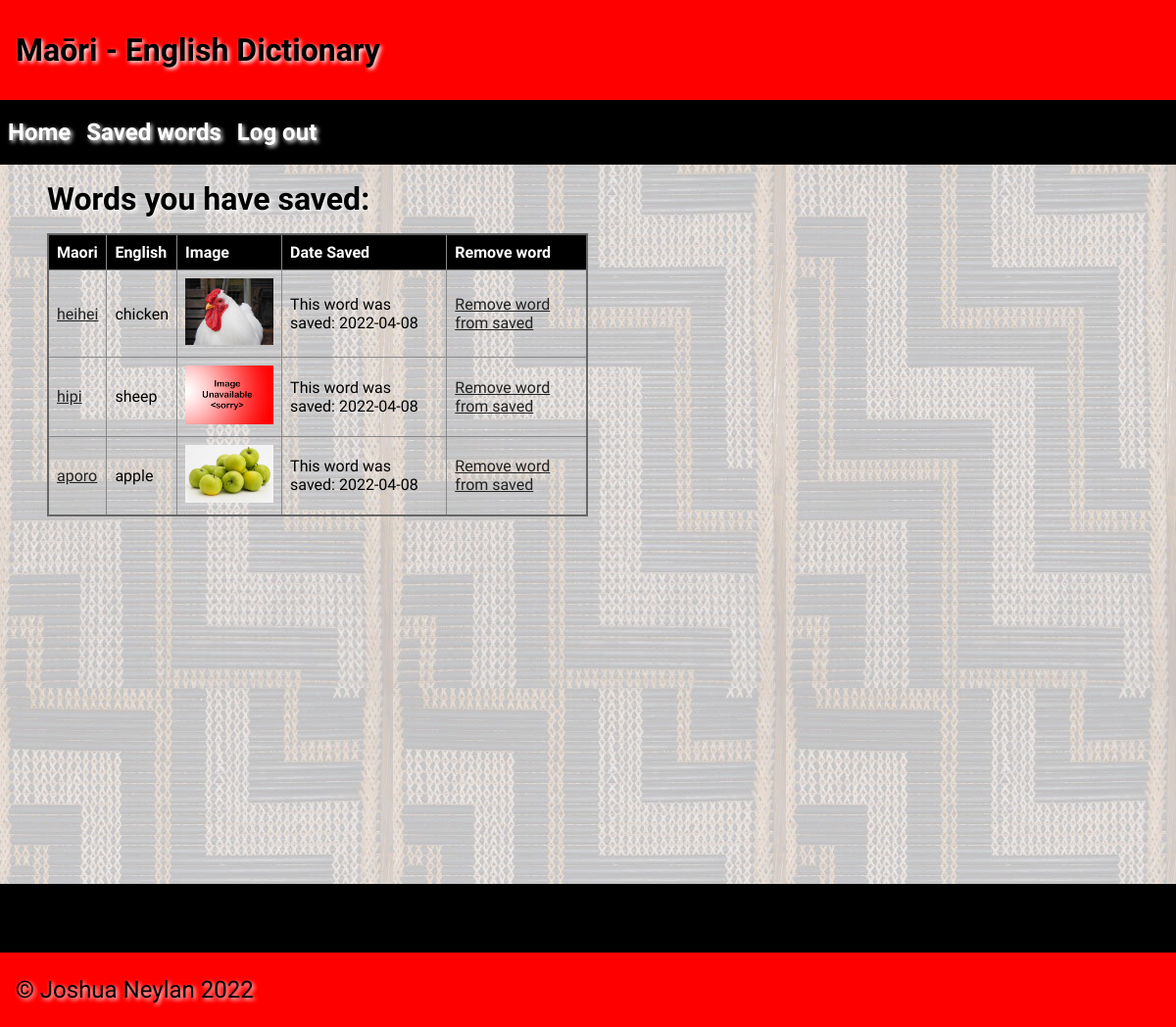
The app's page /saved (signed in), older data.
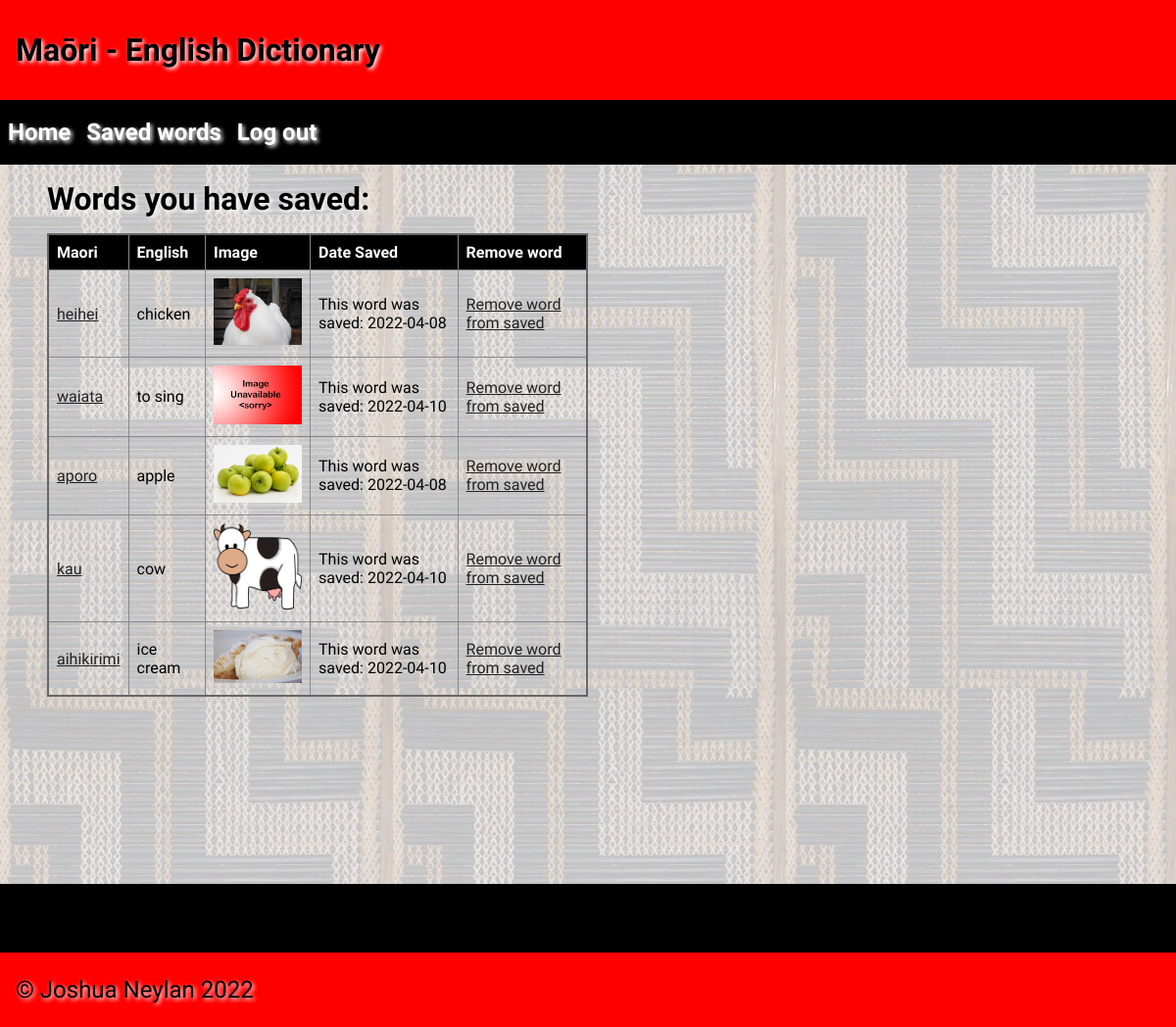
The same page, newer data.
### tables this page shows
CREATE TABLE "Saved_words"
(
    id        INTEGER
        constraint Saved_words_pk
            primary key autoincrement,
    word_id   INTEGER
        references Dictionary,
    user_id   INTEGER
        references User,
    timestamp datetime
);

CREATE TABLE "Dictionary"
(
    id         integer
        constraint Dictionary_pk
            primary key autoincrement,
    maori      varchar(85),
    english    varchar(100),
    category   varchar(50),
    year_level integer(13),
    image      varchar(100),
    timestamp  datetime,
    author     varchar(60),
    definition varchar(200)
);

### app.py (the view)
@app.route("/saved")
def render_saved():
    if not is_logged_in():
        return redirect("/")
    user_id = session["user_id"]
    con = create_connection(DB_NAME)
    query = "SELECT word_id, timestamp FROM Saved_words WHERE user_id = ?;"
    cur = con.cursor()
    cur.execute(query, (user_id,))
    word_ids_with_timestamps = cur.fetchall()
    for i in range(len(word_ids_with_timestamps)):
        word_ids_with_timestamps[i] = word_ids_with_timestamps[i][0], word_ids_with_timestamps[i][1]
    word_ids_with_timestamps = list(set(word_ids_with_timestamps))
    query = "SELECT maori, english, category, image, id FROM Dictionary WHERE id = ?;"
    saved_words_details_list = []
    for word_id_with_timestamp in word_ids_with_timestamps:
        cur.execute(query, (word_id_with_timestamp[0],))
        word_details = cur.fetchall()
        update_word_details = []
        for word in word_details[0]:
            update_word_details.append(word)
        if update_word_details[3] is None:
            update_word_details[3] = "noimage.png"
        saved_words_details_list.append([update_word_details, word_id_with_timestamp[1]])
    return render_template("saved_words.html", categorys=category_setup(), logged_in=is_logged_in(),
                           saved_words_details_list=saved_words_details_list)

### app.py (called while the page is built)
def create_connection(db_file):
    try:
        connection = sqlite3.connect(db_file)
        connection.execute("pragma foreign_keys=ON")
        return connection
    except Error as e:
        print(e)
    return None

def category_setup():
    con = create_connection(DB_NAME)
    query = "SELECT category FROM Dictionary"
    cur = con.cursor()
    cur.execute(query)
    category_list = cur.fetchall()
    con.close()
    for i in range(len(category_list)):
        category_list[i] = category_list[i][0].title()
    category_list = sorted(list(set(category_list)))
    return category_list

def is_logged_in():
    if session.get("email") is None:
        return False
    return True

### templates/saved_words.html (shortened to what this page needs)
{% extends 'base.html' %}
{% block heading %}Maōri - English Dictionary{% endblock %}
{% block main %}
    <h1> Words you have saved:</h1>
    <table>
        <tr>
            <th> Maori </th>
            <th> English</th>
            <th> Image </th>
            <th> Date Saved </th>
            <th> Remove word</th>
        </tr>
        {% for word_details in saved_words_details_list %}
            <tr>
                <td><a href = "/{{word_details[0][2]}}/{{word_details[0][0]}}">{{word_details[0][0]}}</a></td>
                <td> {{word_details[0][1]}} </td>
                <td><img class = "thumb" src = "../static/images/{{word_details[0][3]}}"></td>
                <td>This word was saved: {{word_details[1]}}</td>
                <td><a href = "/unsaveword-{{word_details[0][2]}}-{{word_details[0][4]}}">Remove word from saved</a></td>
            </tr>
        {% endfor %}
    </table>
{% endblock %}

### templates/base.html (shortened to what this page needs)
<!doctype html>
<html lang="en">
<head>
	<link href="{{ url_for('static', filename='css/style.css') }}" rel="stylesheet">
</head>
<body>
    <header>
        <h1>{% block heading %}{% endblock %}</h1>
    </header>
    <nav>
        <ul>
            <li><h1><a href="\">Home</a></h1></li>
            {% if logged_in %}
                <li><h1><a href="/saved">Saved words</a></h1></li>
                <li><h1><a href="/logout">Log out</a></h1></li>
            {% else %}
                <li><h1><a href="/login">Login</a></h1></li>
            {% endif %}
        </ul>
    </nav>
    <main>
        <div id = "container">
            {% block main%}{% endblock %}
        </div>
    </main>
    <div class = "footer_top"></div>
    <footer>
        <p>
            &copy; Joshua Neylan 2022
        </p>
    </footer>
</body>
</html>

### static/css/style.css (style rules this page uses)
* { font-family: Comfortaa, sans-serif; margin: 0; padding: 0; box-sizing: border-box; }
header { grid-area: header; background-color: #f00; padding: 1rem; }
nav { grid-area: nav; }
h1, h2, h3, h4 { padding: 1rem 0; font-family: 'Suez One', serif; color: #000; text-shadow: 2px 2px 4px #fff; }
p { padding: 0.5rem 0; }
a { color: #222; }
img { max-width: 500px; }
table { width: 50%; border: 2px solid #666; border-collapse: collapse; }
th, td { border: 1px solid #888; padding: 0.5rem; text-align: left; }
th { background-color: #000; color: #fff; }
.thumb { max-width: 90px; }
footer { grid-area: footer; padding: 1rem; background: #ff0000; }
.footer_top { display: block; width: 100%; height: 70px; background-color: #000000; }
footer p { color: #000; text-shadow: 2px 2px 4px #fff; font-size: 1.5rem; }
#container { width: 92vw; margin: auto; display: table; }
nav { width: 100%; float: left; background-color: rgba(0, 0, 0, 1) }
nav ul { list-style: none; }
nav li { padding: 0.2rem 0.5rem; display: inline; float: left; }
nav a { color: #fff; text-decoration: none; }
main { min-height: 100vh; background-image: url("../images/poutama.jpg"); background-repeat: repeat; }

Row changes from the older to the newer data that the page shows:
removed Saved_words: maori "hipi", english "sheep", timestamp "2022-04-08"
added Saved_words: maori "waiata", english "to sing", timestamp "2022-04-10"
added Saved_words: maori "kau", english "cow", image (picture), timestamp "2022-04-10"
added Saved_words: maori "aihikirimi", english "ice cream", image (picture), timestamp "2022-04-10"
